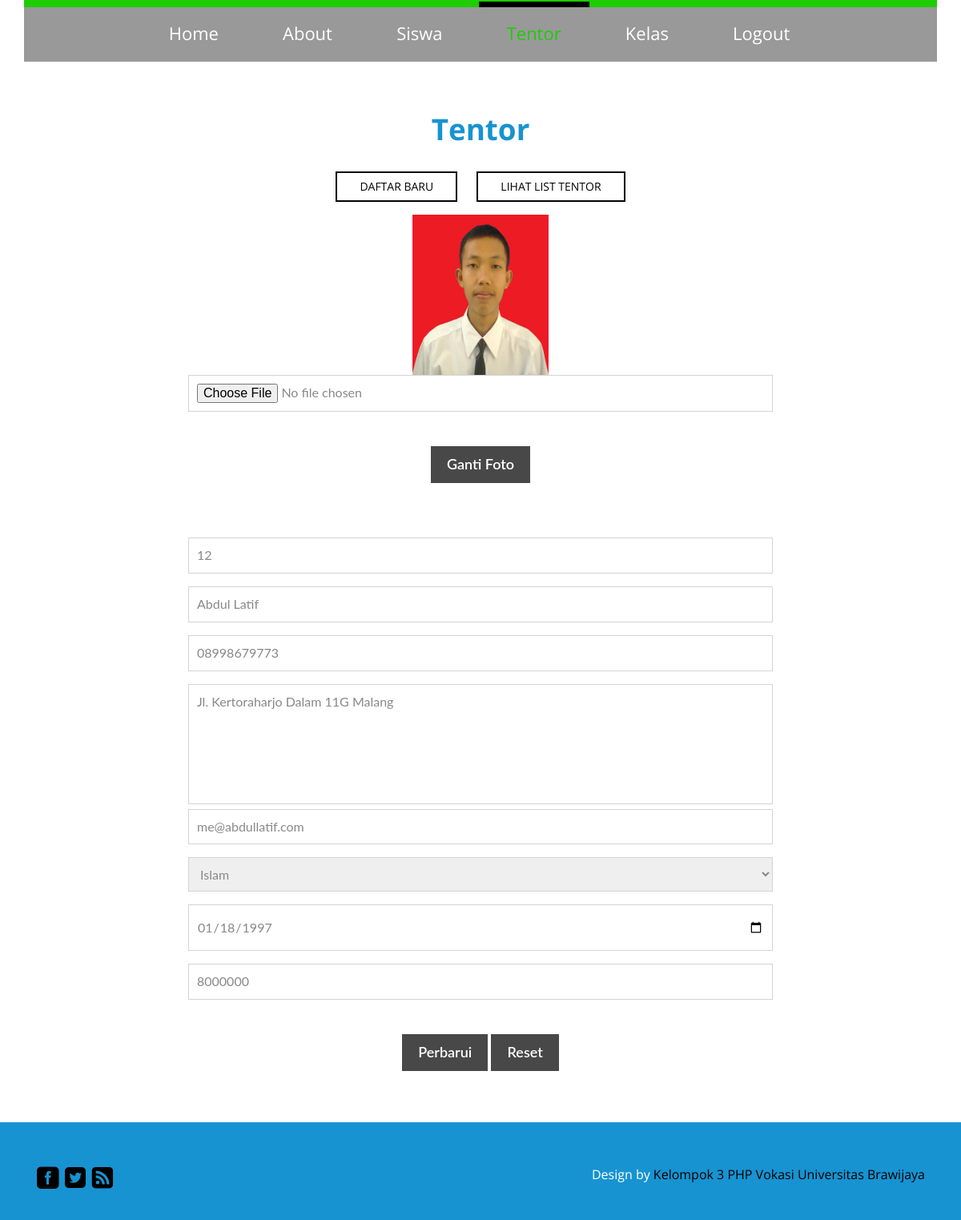
Screenshot of /tentor_edit.php?id_tentor=12 (signed in) with the database file from the repository.
### tables this page shows
CREATE TABLE IF NOT EXISTS `tb_tentor` (
  `id_tentor` int(20) NOT NULL,
  `nama_tentor` varchar(50) NOT NULL,
  `hp_tentor` varchar(15) NOT NULL,
  `alamat_tentor` varchar(100) NOT NULL,
  `email_tentor` varchar(100) NOT NULL,
  `agama_tentor` varchar(10) DEFAULT NULL,
  `tl_tentor` date NOT NULL,
  `gaji_tentor` int(15) NOT NULL,
  `foto_tentor` longblob NOT NULL
);

### tentor_edit.php (the view, shortened to what this page needs)
<?php
	if(ISSET($_SESSION['username']))
	{
		if (!ISSET($_GET['id_tentor']))
		header('location:tentor_list.php');
		else
		{
			$id_tentor	= $_GET['id_tentor'];
			$qryedit	= mysql_query ("SELECT * FROM tb_tentor WHERE id_tentor = '$id_tentor'");
			$dataku		= mysql_fetch_object($qryedit);
			?>
<!DOCTYPE html>
<html>
<head>
<link href="css/bootstrap.css" rel='stylesheet' type='text/css' />
<link href="css/style.css" rel='stylesheet' type='text/css' />
</head>
<body>
	<div class="banner1" id="home">
		<div class="container">
			<div class="header">
				<div class="menu">
					<ul class="nav" id="nav">
					<li><a href="index.php">Home</a></li>
					<li><a href="about.html">About</a></li>
					<li><a href="siswa_form.php">Siswa</a></li>
					<li class="active"><a href="tentor_form.php">Tentor</a></li>
					<li><a href="kelas_form.php">Kelas</a></li>
					<li><a href="logout.php">Logout</a></li>
					</ul>
				</div>
			</div>
		</div>
	</div>
	<div class="portfolios" id="portfolio">
		<div class="container">
			<h3 class="top-head w_hd">Tentor</h3>
			<ul id="filters" class="clearfix">
						<a href="tentor_form.php"><li><span class="filter">Daftar Baru</span></li></a>
						<a href="tentor_list.php"><li><span class="filter">Lihat List Tentor</span></li></a>
					</ul>
                    <div class="col-md-2">
                    </div>
				<div class="col-md-8 contact-left">
					<div class="contact-text">
						<form action="tentor_update_foto.php?id_tentor=<?php echo $dataku->id_tentor ?>" method="post" enctype="multipart/form-data">
							<img src="<?php echo $dataku->foto_tentor ?>" alt="<?php echo $dataku->nama_tentor?>" width="170" height="200" />
							<br />
							<input type="file" name="foto_tentor" required />
							<input type="submit" value="Ganti Foto" name="edit_foto_tentor" />
						</form>
						<br />
						<br />
						<br />
						<form action="tentor_update.php" method="post">
                        <input type="text" name="id_tentor" value="<?php echo $dataku->id_tentor ?>" required readonly />
                        <input type="text" name="nama_tentor" value="<?php echo $dataku->nama_tentor ?>" required />
                        <input type="number" name="hp_tentor" value="<?php echo $dataku->hp_tentor ?>" required min="0" maxlength="12" />
                        <textarea name="alamat_tentor" required><?php echo $dataku->alamat_tentor ?></textarea>
                        <input type="email" name="email_tentor" value="<?php echo $dataku->email_tentor ?>" required />
                        <select name="agama_tentor" required />
											<option value="<?php echo $dataku->agama_tentor ?>"><?php echo $dataku->agama_tentor ?></option>
                                        <input type="date" name="tl_tentor" value="<?php echo $dataku->tl_tentor?>" required />
                                        <input type="number" name="gaji_tentor" value="<?php echo $dataku->gaji_tentor ?>" required min="0" maxlength="12" />
                                        <input type="submit" value="Perbarui" name="edit_tentor" />
										<input type="reset" />
						</form>
					</div>
				</div>
                    <div class="col-md-2">
                    </div>
			</div>
		</div>
	<div class="footer">
		<div class="container">
			<div class="footer-main">
				<div class="col-md-6 footer-left">
					<ul>
						<li><a href="#"><span class="fb"> </span></a></li>
						<li><a href="#"><span class="twit"> </span></a></li>
						<li><a href="#"><span class="in"> </span></a></li>
					</ul>
				</div>
				<div class="col-md-6 footer-right">
					<p>Design by <a href="#">Kelompok 3 PHP Vokasi Universitas Brawijaya</a></p>
				</div>
				<div class="clearfix"> </div>
			</div>
		</div>
	</div>
</body>
</html>
			<?php
		}
	}
	else
	{
		header('location:login_form.php?pesan=login');
		}
?>

### css/style.css (style rules this page uses)
h4, h5, h6, h1, h2, h3 { margin-top: 0; }
ul, ol { margin: 0; }
p { margin: 0; }
html, body { font-family: 'Open Sans', sans-serif; font-size: 100%; background:#fff; }
body a { transition:0.5s all; -webkit-transition:0.5s all; -moz-transition:0.5s all; -o-transition:0.5s all; -ms-transition:0.5s all; }
.menu { text-align: center; }
.menu li { display:inline-block; }
.menu li:first-child { margin-left:0; }
.menu li a { display: block; font-size: 22px; font-weight: 400; color: #fff; -webkit-transition: all 0.3s ease; -moz-transition: all 0.3s ease; -o-transition: all 0.3s ease; transition: all 0.3s ease; text-align: center; }
.menu li a:hover,.menu li.active a { color:#1dcd00; }
.nav:before, .nav:after { content: " "; display: table; }
.nav:after { clear: both; }
.nav li { border-top: 5px solid #1dcd00; margin: -7px 3px; }
.nav li:hover,.nav li.active { border-top: 7px solid #000; }
.nav > li > a { margin: 0px 10px; padding: 17px 25px 27px 25px; }
.header { background: rgba(0, 0, 0, 0.4); border-top: 9px solid #1dcd00; }
.footer { background:#1793d1; padding:2em 0px; }
.footer-left ul { padding:0px; }
.footer-left ul li { list-style:none; display:inline-block; }
.footer-left ul li span { background:url(../images/footer-sprit.png) no-repeat; width:30px; height:30px; display:block; transition:0.5s all; -webkit-transition:0.5s all; -moz-transition:0.5s all; -o-transition:0.5s all; -ms-transition:0.5s all; }
.footer-left ul li span.fb { background-position:0px 0px; }
.footer-left ul li span.twit { background-position:-30px 0px; }
.footer-left ul li span.in { background-position:-60px 0px; }
.footer-right p a { color: #000; }
.footer-right p { color: #fff; font-size:16px; text-align: right; }
.footer-main { margin-top: 22px; }
.contact-text input[type="text"] { width: 100%; color: #898888; outline: none; font-family: 'Lato', sans-serif; font-size: 16px; padding: 10px 10px; margin-bottom: 1em; border: solid 1px #D5D4D4; }
.contact-text input[type="email"] { width: 100%; color: #898888; outline: none; font-family: 'Lato', sans-serif; font-size: 16px; padding: 10px 10px; margin-bottom: 1em; border: solid 1px #D5D4D4; }
.contact-text input[type="date"] { width: 100%; color: #898888; outline: none; font-family: 'Lato', sans-serif; font-size: 16px; padding: 10px 10px; margin-bottom: 1em; border: solid 1px #D5D4D4; }
.contact-text input[type="file"] { width: 100%; color: #898888; outline: none; font-family: 'Lato', sans-serif; font-size: 16px; padding: 10px 10px; margin-bottom: 1em; border: solid 1px #D5D4D4; -webkit-appearance: none; }
.contact-text input[type="number"] { width: 100%; color: #898888; outline: none; font-family: 'Lato', sans-serif; font-size: 16px; padding: 10px 10px; margin-bottom: 1em; border: solid 1px #D5D4D4; -webkit-appearance: none; }
.contact-text select { width: 100%; color: #898888; outline: none; font-family: 'Lato', sans-serif; font-size: 16px; padding: 10px 10px; margin-bottom: 1em; border: solid 1px #D5D4D4; }
.contact-text textarea { resize: none; width: 100%; color: #898888; font-size: 16px; font-family: 'Lato', sans-serif; outline: none; padding: 10px 10px; border: solid 1px #D5D4D4; min-height: 150px; -webkit-appearance: none; }
.contact-text input[type="submit"] { border: none; outline: none; color: #fff; background: #494848; padding: 10px 20px; font-family: 'Lato', sans-serif; font-size: 18px; font-weight: 600; margin-top: 1.5em; -webkit-appearance: none; }
.contact-text input[type="reset"] { border: none; outline: none; color: #fff; background: #494848; padding: 10px 20px; font-family: 'Lato', sans-serif; font-size: 18px; font-weight: 600; margin-top: 1.5em; -webkit-appearance: none; }
.portfolios { padding:4em 0px; text-align:center; }
.w_hd { color: #1793d1!important; font-size: 2.3em; font-weight: 700; }
ul#filters { padding: 0px; margin: 2em 0 1em 0px; }
#filters li { display: -webkit-inline-box; margin:0 10px; }
#filters li span { display: block; padding: 0.5em 2em; text-decoration: none; color: #010101; cursor: pointer; font-size: 0.875em; font-weight: 400; text-transform: uppercase; border: 2px solid #010101; }
.container:after { content: "\0020"; display: block; height: 0; clear: both; visibility: hidden; }
.clearfix:before, .clearfix:after, .row:before, .row:after { content: '\0020'; display: block; overflow: hidden; visibility: hidden; width: 0; height: 0; }
.row:after, .clearfix:after { clear: both; }
.row, .clearfix { zoom: 1; }

### rows the page displays
tb_tentor: foto_tentor+nama_tentor (picture), id_tentor "12", nama_tentor "Abdul Latif", hp_tentor "08998679773", alamat_tentor "Jl. Kertoraharjo Dalam 11G Malang", email_tentor "me@abdullatif.com", agama_tentor "Islam", tl_tentor "01/18/1997", gaji_tentor "8000000"
